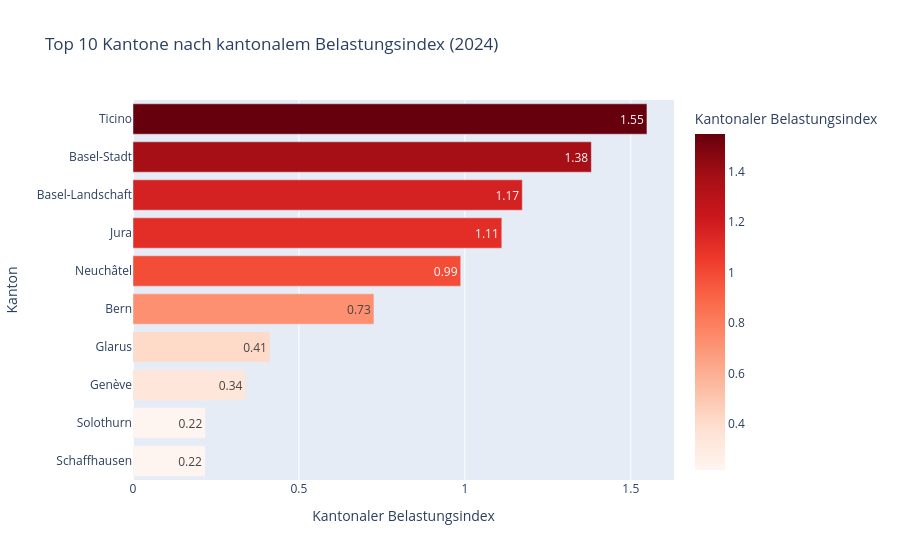

The cell this chart's notebook holds for it:
### Code cell
panel_latest = analysis_panel[analysis_panel['year'] == latest_year].copy()

top_belastung = panel_latest.sort_values('belastungsindex', ascending=False)[[
    'canton_code', 'canton_label', 'cost_per_capita', 'population_share_66_plus', 'premium_median_monthly', 'belastungsindex'
]].head(10)

display(top_belastung)

fig = px.bar(
    top_belastung.sort_values('belastungsindex'),
    x='belastungsindex',
    y='canton_label',
    orientation='h',
    title=f'Top 10 Kantone nach kantonalem Belastungsindex ({latest_year})',
    labels={'belastungsindex': 'Kantonaler Belastungsindex', 'canton_label': 'Kanton'},
    text='belastungsindex',
    color='belastungsindex',
    color_continuous_scale='Reds',
)
fig.update_traces(texttemplate='%{text:.2f}')
fig.show()

### Figure 1 — Plotly figure (JSON) as saved in the notebook; plotly's stock layout.template omitted (floating-point values rounded to 4 significant figures)
{"data": [{"hovertemplate": "Kantonaler Belastungsindex=%{marker.color}<br>Kanton=%{y}<extra></extra>", "legendgroup": "", "marker": {"color": [0.2173, 0.2182, 0.3393, 0.4127, 0.726, 0.9876, 1.111, 1.173, 1.381, 1.549], "coloraxis": "coloraxis", "pattern": {"shape": ""}}, "name": "", "orientation": "h", "showlegend": false, "text": [0.2173, 0.2182, 0.3393, 0.4127, 0.726, 0.9876, 1.111, 1.173, 1.381, 1.549], "textposition": "auto", "texttemplate": "%{text:.2f}", "type": "bar", "x": [0.2173, 0.2182, 0.3393, 0.4127, 0.726, 0.9876, 1.111, 1.173, 1.381, 1.549], "xaxis": "x", "y": ["Schaffhausen", "Solothurn", "Genève", "Glarus", "Bern", "Neuchâtel", "Jura", "Basel-Landschaft", "Basel-Stadt", "Ticino"], "yaxis": "y"}], "layout": {"barmode": "relative", "coloraxis": {"colorbar": {"title": {"text": "Kantonaler Belastungsindex"}}, "colorscale": [[0, "rgb(255,245,240)"], [0.125, "rgb(254,224,210)"], [0.25, "rgb(252,187,161)"], [0.375, "rgb(252,146,114)"], [0.5, "rgb(251,106,74)"], [0.625, "rgb(239,59,44)"], [0.75, "rgb(203,24,29)"], [0.875, "rgb(165,15,21)"], [1, "rgb(103,0,13)"]]}, "legend": {"tracegroupgap": 0}, "title": {"text": "Top 10 Kantone nach kantonalem Belastungsindex (2024)"}, "xaxis": {"anchor": "y", "domain": [0, 1], "title": {"text": "Kantonaler Belastungsindex"}}, "yaxis": {"anchor": "x", "domain": [0, 1], "title": {"text": "Kanton"}}}}
